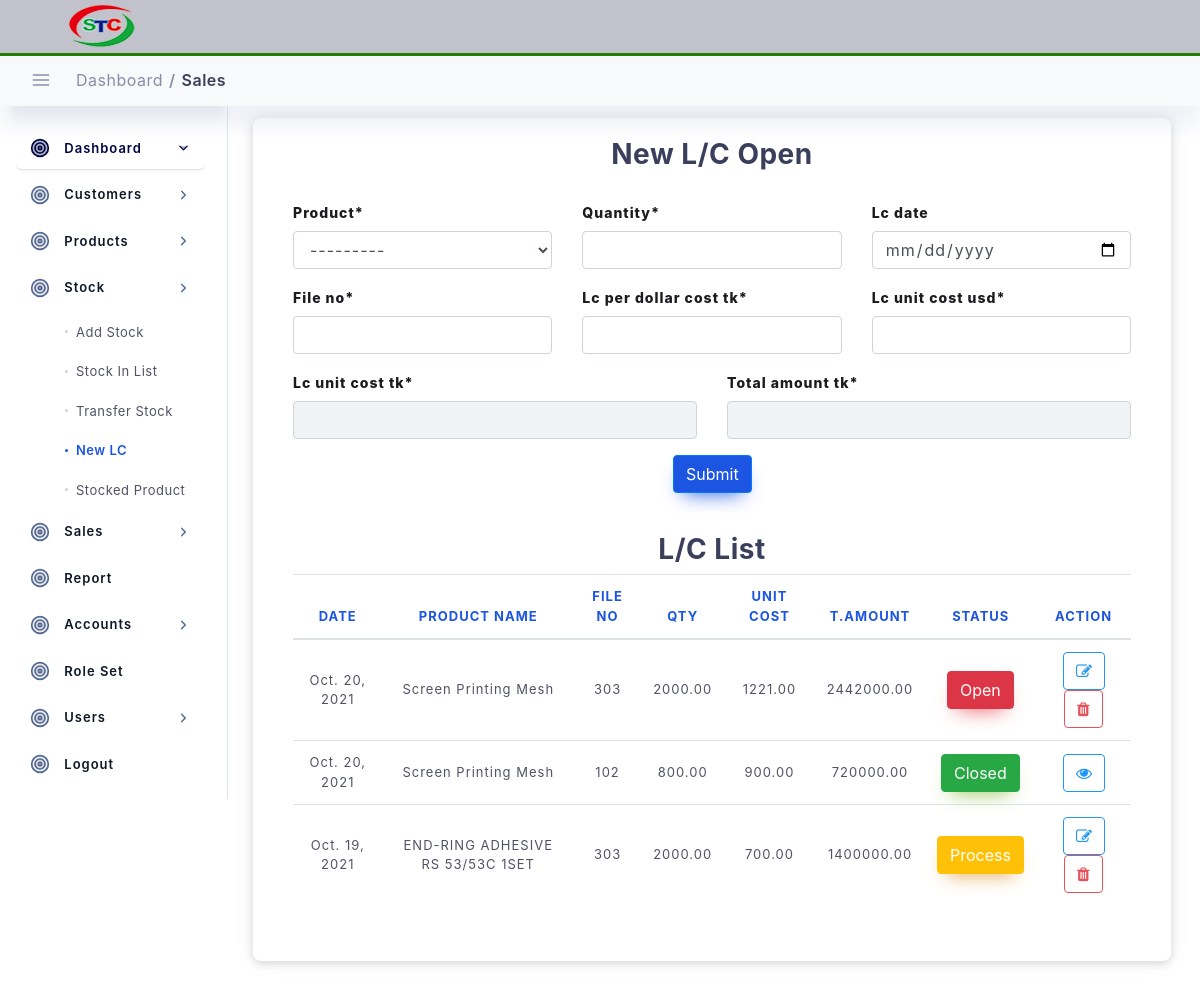
The page /stock/new-lc (signed in) on the database as committed earlier.
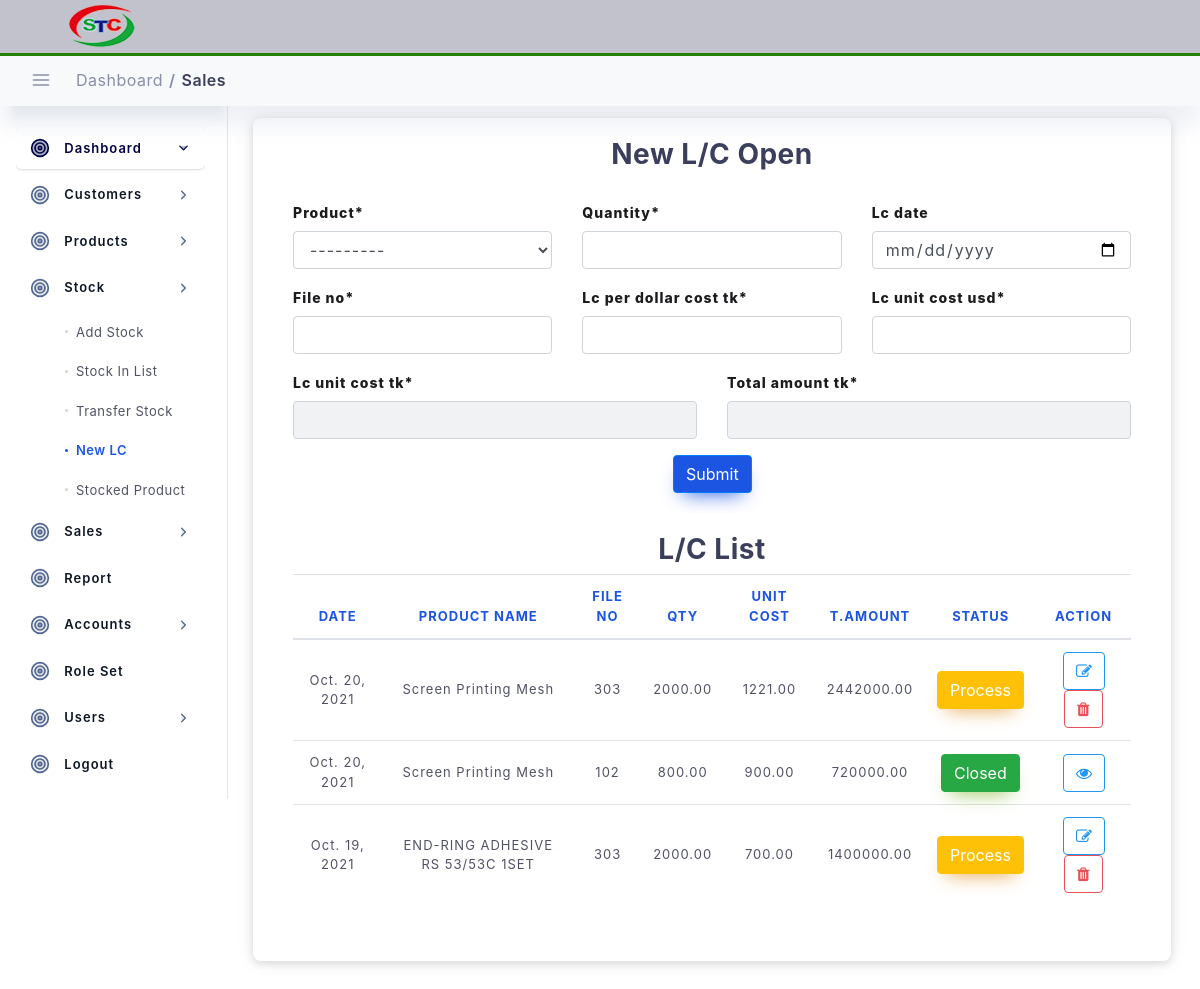
The same page on the database as committed later.
### stock/models.py (models this page shows, shortened)
class LC(models.Model):
    lc_transaction_no = models.CharField(max_length=100, primary_key=True, default=lc_transaction_no)
    created_at = models.DateTimeField(blank=True, null=True, auto_now_add=True)
    updated_at = models.DateTimeField(blank=True, null=True, auto_now=True)
    lc_date = models.DateField(blank=True, null=True)
    lc_process_date = models.DateField(blank=True, null=True)
    lc_close_date = models.DateField(blank=True, null=True)
    quantity = models.DecimalField(max_digits=20, decimal_places=2)
    product = models.ForeignKey(Products, on_delete=models.DO_NOTHING, )
    file_no = models.CharField(max_length=100)
    lc_per_dollar_cost_tk = models.DecimalField(max_digits=20, decimal_places=2)
    lc_unit_cost_usd = models.DecimalField(max_digits=20, decimal_places=2)
    lc_unit_cost_tk = models.DecimalField(max_digits=20, decimal_places=2)
    total_amount_tk = models.DecimalField(max_digits=20, decimal_places=2)
    status = models.CharField(max_length=20, default="Open")
    author = models.ForeignKey(User, on_delete=models.DO_NOTHING, )
    is_active = models.BooleanField(default=True)
    class Meta:
        unique_together = (('file_no', 'lc_date', 'product'),)

### setup_data/models.py (models this page shows)
class Products(models.Model):
    created_at = models.DateTimeField(blank=True, null=True, auto_now_add=True)
    updated_at = models.DateTimeField(blank=True, null=True, auto_now=True)
    product_name = models.CharField(max_length=100, )
    packing = models.CharField(max_length=20, blank=True, null=True)
    price = models.DecimalField(max_digits=20, decimal_places=2)
    author = models.ForeignKey(User, on_delete=models.DO_NOTHING, )
    category = models.ForeignKey(Category, on_delete=models.DO_NOTHING, )
    origin = models.ForeignKey(Origin, on_delete=models.DO_NOTHING, )
    is_active = models.BooleanField(default=True)
    def __str__(self):
        return self.product_name

### stock/views.py (the view, shortened to what this page needs)
# urls.py: path('new-lc', views.add_new_lc, name="new-lc"),
@login_required
def add_new_lc(request):
    template_name = 'stock/new_lc.html'
    lc_list = LC.objects.all().order_by('-lc_date', '-updated_at')
    if request.method == 'GET':
        lc_form = LcCreateForm(request.GET or None)
        warehouse_form = WarehouseFrom(request.GET or None)
    return render(request, template_name, {
        'lc_form': lc_form,
        'title': 'New LC',
        'nav_bar': 'new_lc',
        'lcs': lc_list,
        'warehouse_form': warehouse_form,
    })

### stock/forms.py
class WarehouseFrom(forms.ModelForm):
    class Meta:
        model = Warehouse
        fields = (
            'warehouse_name',)
        widgets = {
            'warehouse_name': forms.Select(choices=Warehouse.objects.all().values_list('warehouse_name',
                                                                                       'warehouse_name'),
                                           attrs={'class': 'form-control', }),
        }
        labels = {'warehouse_name': 'Select Warehouse Name', }

### stock/models.py (called while the page is built)
def lc_transaction_no():
    today = datetime.date.today()
    today_string = today.strftime('%Y%m')
    next_invoice_number = '00001'
    last_invoice = LC.objects.filter(lc_transaction_no__startswith=today_string).order_by('lc_transaction_no').last()
    if last_invoice:
        last_invoice_number = int(last_invoice.lc_transaction_no[6:])
        next_invoice_number = '{0:05d}'.format(last_invoice_number + 1)
    return today_string + next_invoice_number

### templates/stock/new_lc.html (shortened to what the changed rows need)
{% extends "main/base.html" %}
{% load static %}
{% load crispy_forms_tags %}
{% block content %}
<div class="col-lg-12 p-4">
    <div class="row">
        <div class="col-lg-12 col-12 layout-spacing">
            <div class="statbox widget box box-shadow">
                <div class="widget-content widget-content-area">
                    <div class="scrollme">
                        <table id="dataTable" class="table table-hover">
                            <thead>
                            <tr>
                                <th style="text-align:center">Date</th>
                                <th style="text-align:center">Product Name</th>
                                <th style="text-align:center">File No</th>
                                <th style="text-align:center">Qty</th>
                                <th style="text-align:center">Unit cost</th>
                                <th style="text-align:center">T.Amount</th>
                                <th style="text-align:center">Status</th>
                                <th style="text-align:center">Action</th>
                            </tr>
                            </thead>
                            <tbody>
                            {% for item in lcs %}
                            <tr>
                                <td style="text-align:center">{{ item.lc_date }}</td>
                                <td style="text-align:center">{{item.product}}</td>
                                <td style="text-align:center">{{item.file_no}}</td>
                                <td style="text-align:center">{{item.quantity}}</td>
                                <td style="text-align:center">{{item.lc_unit_cost_tk}}</td>
                                <td style="text-align:center">{{item.total_amount_tk}}</td>
                                <td style="text-align:center">
                                    {% if item.status == "Open" %}
                                    <button type="button" class="btn btn-danger" data-toggle="modal"
                                            data-target="#processmodal{{item.lc_transaction_no}}">{{item.status}}
                                    </button>
                                    {% elif item.status == "Process" %}
                                    <a>
                                        <button class="btn btn-warning" data-toggle="modal"
                                                data-target="#closemodal{{item.lc_transaction_no}}">{{item.status}}
                                        </button>
                                    </a>
                                    {% else %}
                                    <a>
                                        <button class="btn btn-success">{{item.status}}</button>
                                    </a>
                                    {% endif %}
                                </td>
                                <td style="text-align:center">
                                    {% if item.status == "Closed" %}
                                    <button class="btn btn-outline-info"><i class="fa fa-eye"></i></button>
                                    {% else %}
                                    <a href="#">
                                        <button class="btn btn-outline-info"><i class="fa fa-edit"></i></button>
                                    </a>
                                    <button class="btn btn-outline-danger" data-toggle="modal"
                                            data-target="#postmodal{{item.lc_transaction_no}}">
                                        <i class="fa fa-trash"></i></button>
                                    {% endif %}
                                </td>
                            </tr>
                            {% endfor %}
                            </tbody>
                        </table>
                    </div>
                </div>
            </div>
        </div>
    </div>
</div>
{% endblock content %}

Rows that differ between the two databases and show on the page:
changed LC (number 2 of 4 on the later page): status "Open" → "Process"
